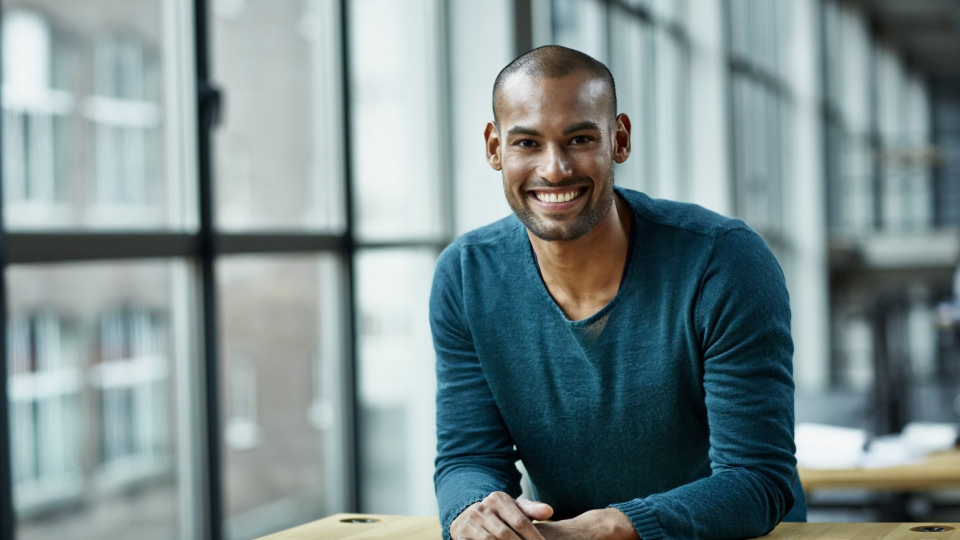
#> input picture Resources/person.png, 1920 x 1080 px (shown at 1/2 size)
$ python sizes.py
#> lines starting #> are read from the running program, lines starting #| are printed output that depends on the picture
import cv2
import numpy as np

img = cv2.imread("Resources/person.png")
#> img is the input picture: shape (1080, 1920, 3); mean B, G, R 142.4, 140.9, 124
print(img.shape)
#| (1080, 1920, 3)

img_resized = cv2.resize(img, (960, 540))
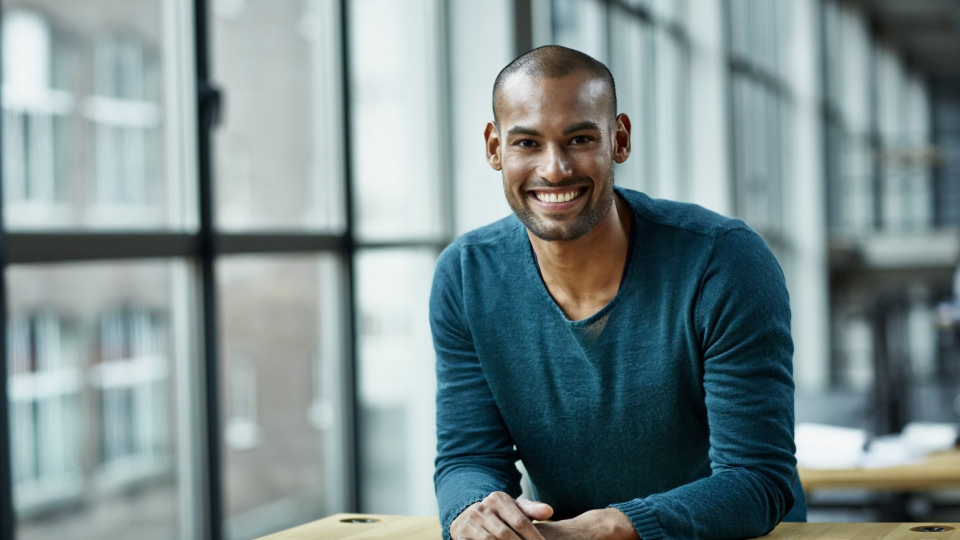
#> img_resized: shape (540, 960, 3); mean B, G, R 142.6, 141, 124.1
img_cropped = img[0:480, 0:270]
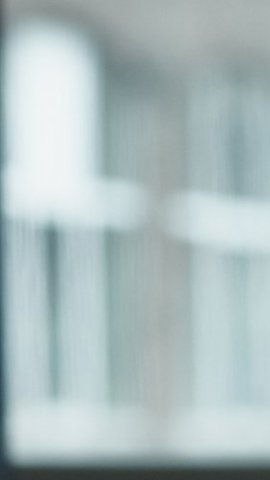
#> img_cropped: shape (480, 270, 3); mean B, G, R 190.4, 188.9, 172.2

cv2.imshow("Resized Image", img_resized)
cv2.imshow("Cropped Image", img_cropped)
cv2.waitKey(0)

$ run again, with Resources/colorfull_cat.png copied over Resources/person.png
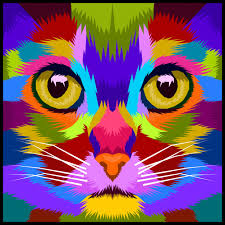
#> input picture Resources/colorfull_cat.png, 225 x 225 px
#> img is the input picture: shape (225, 225, 3); mean B, G, R 103, 81.8, 120.9
#| (225, 225, 3)
#> `img_resized = cv2.resize(img, (960, 540))`:
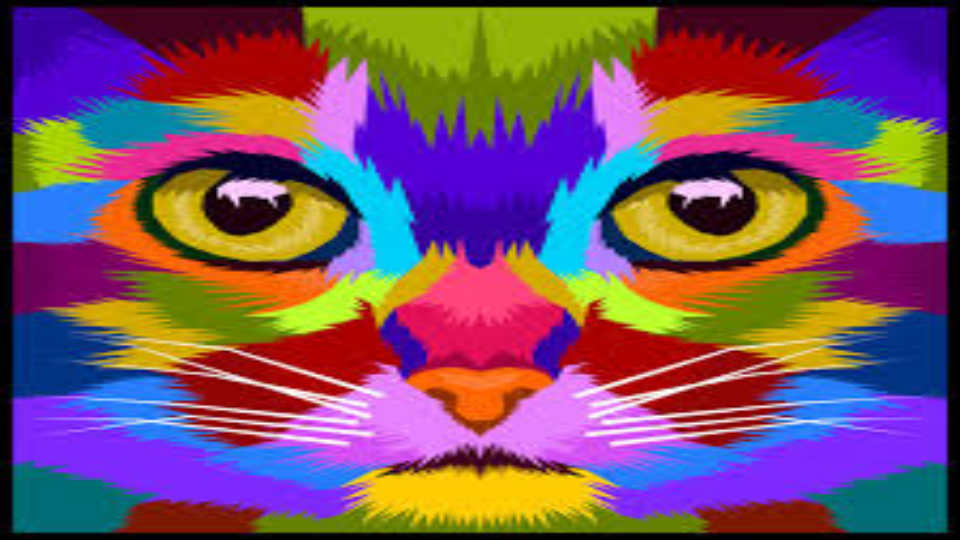
#> img_resized: shape (540, 960, 3); mean B, G, R 102.9, 81.7, 120.8
